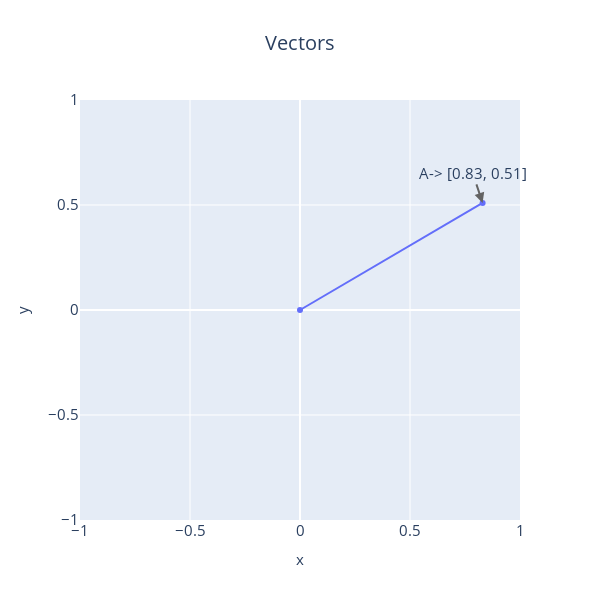

The code cell stored with this chart in its notebook:
### Code cell
plot_vector_points([A], names=["A"])

### Figure 1 — Plotly figure (JSON) as saved in the notebook; plotly's stock layout.template omitted (floating-point values rounded to 4 significant figures)
{"data": [{"name": "A", "type": "scatter", "x": [0, 0.83], "y": [0, 0.51]}], "layout": {"annotations": [{"arrowcolor": "#636363", "arrowhead": 2, "arrowsize": 1, "arrowwidth": 2, "font": {"size": 15}, "text": "A-> [0.83, 0.51]", "x": 0.83, "y": 0.51}], "autosize": false, "height": 600, "legend": {"title": {}}, "showlegend": false, "title": {"font": {"size": 20}, "text": "Vectors", "x": 0.5}, "width": 600, "xaxis": {"range": [-1, 1], "tickfont": {"size": 15}, "title": {"font": {"size": 15}, "text": "x"}}, "yaxis": {"range": [-1, 1], "tickfont": {"size": 15}, "title": {"font": {"size": 15}, "text": "y"}}}}
